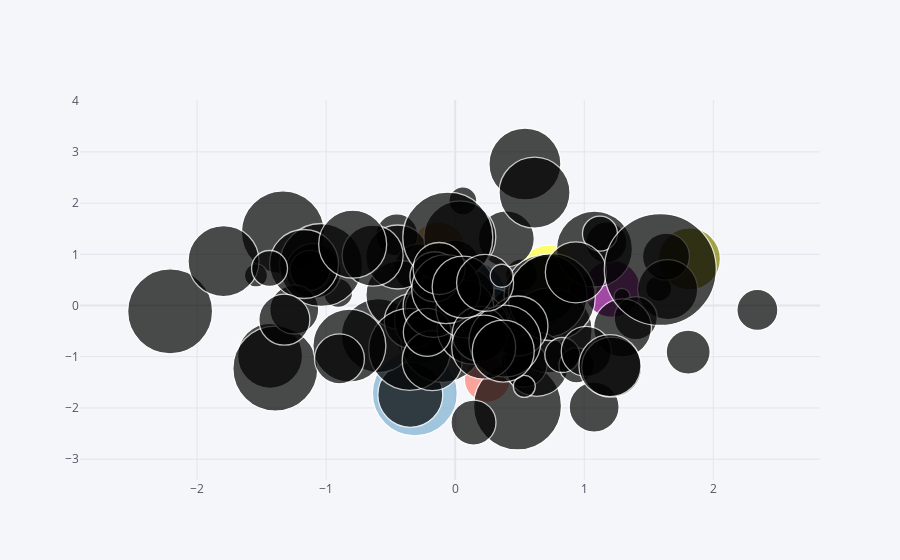

Notebook source saved alongside this figure:
### Code cell
#Use the .iplot() method with arguments kind (define plot type),
#x (x-axis variable), 
#y (y-axis variable) and size to reference the data point sizes.
#size argument references the size of the data points

df.iplot(kind='bubble', x='A', y='B', size= 'C')
